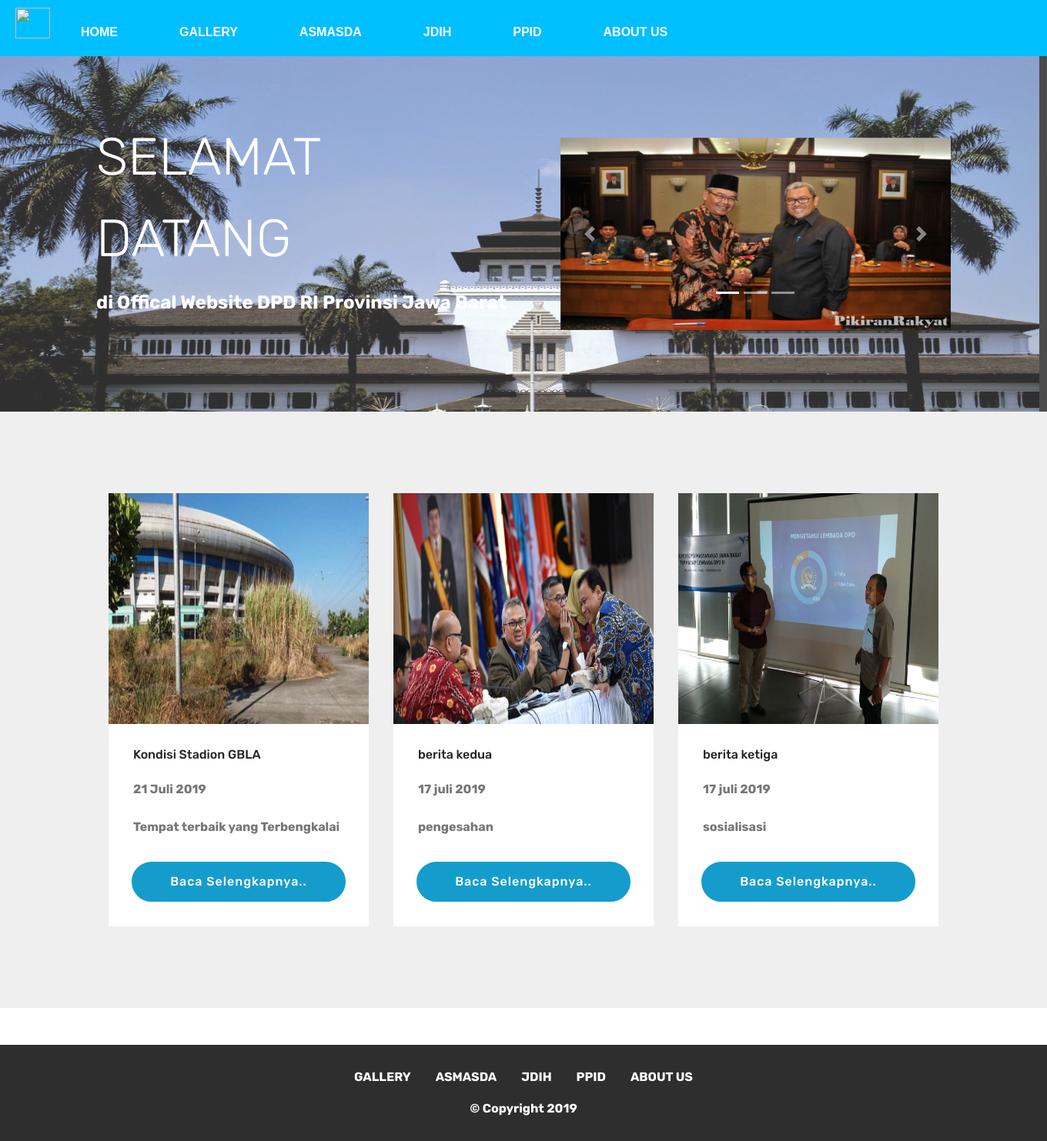
The page / on the database its author committed.
### tables this page shows
CREATE TABLE IF NOT EXISTS `uploadbanner` (
`id_file` int(11) NOT NULL,
  `nama_file` varchar(100) NOT NULL
);

CREATE TABLE IF NOT EXISTS `slied_show` (
`id_file` int(20) NOT NULL,
  `nama_file` varchar(300) NOT NULL
);

CREATE TABLE IF NOT EXISTS `berita` (
`id_file` int(20) NOT NULL,
  `judul` varchar(300) NOT NULL,
  `tanggal` varchar(20) NOT NULL,
  `isi_singkat` varchar(300) NOT NULL,
  `isi_lengkap` longtext NOT NULL,
  `nama_file` varchar(300) NOT NULL
);

### index.php (the view, shortened to what this page needs)
<!DOCTYPE html>
<html>
<head>
  <link rel="stylesheet" href="assets/tether/tether.min.css">
  <link rel="stylesheet" href="assets/bootstrap/css/bootstrap.min.css">
  <link rel="stylesheet" href="assets/bootstrap/css/bootstrap-grid.min.css">
  <link rel="stylesheet" href="assets/bootstrap/css/bootstrap-reboot.min.css">
  <link rel="stylesheet" href="assets/socicon/css/styles.css">
  <link rel="stylesheet" href="assets/theme/css/style.css">
  <link rel="stylesheet" href="assets/mobirise/css/mbr-additional.css" type="text/css">
</head>
<body>
  <nav>
    <ul>
      <div style="padding: 5px"></div>
        <img src="images/dpdri.png"  width="45" height="40"align=left >
        <li><a href="#"><b><font size="3">HOME</font></b></a></li>
        <li><a href="gallery.php"><b><font size="3">GALLERY</a></li>
        <li><a href="asmasda.php"><b><font size="3">ASMASDA</a></li>
        <li><a href="jdih.html"><b><font size="3">JDIH</a></li>
        <li><a href="ppid.html"><b><font size="3">PPID</a></li>
        <li><a href="aboutus.html"><b><font size="3">ABOUT US</a></li>
    </ul>
  </nav>
<section class="header3 cid-rvaNGlrOdB mbr-parallax-background" id="header3-8">
    <div class="mbr-overlay" style="opacity: 0.8; background-color: rgb(35, 35, 35);">
      <?php
      $data = mysql_query("select * from uploadbanner");
      while($d = mysql_fetch_array($data)){
      ?>
      <tr>
        <td>
          <img src="<?php echo "filebanner/".$d['nama_file']; ?>"width="1350" height="600"align=justify>
        </td>
      </tr>
      <?php } ?>
    </div>
    <div class="container">
        <div class="media-container-row">
            <div class="mbr-figure" style="width: 100% ">
              <div id="demo" class="carousel slide" data-ride="carousel">
                  <ul class="carousel-indicators">
                    <li data-target="#demo" data-slide-to="0" class="active"></li>
                    <li data-target="#demo" data-slide-to="1"></li>
                    <li data-target="#demo" data-slide-to="2"></li>
                  </ul>
                  <div class="carousel-inner">
                    <div class="carousel-item active">
                      <?php
                      $data = mysql_query("select * from slied_show WHERE id_file = '1' ");
                      while($d = mysql_fetch_array($data)){
                      ?>
                      <tr>
                        <td>
                          <img src="<?php echo "fileslideshow/".$d['nama_file']; ?>"width="100" height="250">
                        </td>
                      </tr>
                      <?php } ?>
                    </div>
                  </div>
                  <a class="carousel-control-prev" href="#demo" data-slide="prev">
                    <span class="carousel-control-prev-icon"></span>
                  </a>
                  <a class="carousel-control-next" href="#demo" data-slide="next">
                    <span class="carousel-control-next-icon"></span>
                  </a>
              </div>
            </div>
            <div class="media-content">
                <h1 class="mbr-section-title mbr-white pb-3 mbr-fonts-style display-1">
                    SELAMAT
                </h1>
                <h1 class="mbr-section-title mbr-white pb-3 mbr-fonts-style display-1">
                    DATANG
                </h1>
                <div class="mbr-section-text mbr-white pb-3 ">
                    <p class="mbr-text mbr-fonts-style display-5">
                        di Offical Website DPD RI Provinsi Jawa Barat
                      </p>
                </div>
            </div>
        </div>
    </div>
  </section>
<section class="engine"><a href="#"></a></section><section class="features3 cid-rvaO7JII5S" id="features3-9">
    <div class="container">
        <div class="media-container-row">
            <div class="card p-3 col-12 col-md-6 col-lg-4">
              <?php
                $query_mysql = mysql_query("SELECT * FROM berita WHERE id_file = '1'")or die(mysql_error());
                while($data = mysql_fetch_array($query_mysql)){
                ?>
                <div class="card-wrapper">
                    <div class="card-img">
                      <img src="<?php echo "fileberita/".$data['nama_file']; ?>"width="130" height="300">
                    </div>
                    <div class="card-box">
                        <h4 class="card-title mbr-fonts-style display-7">
                          <?php echo $data['judul'] ?>
                        </h4>
                        <p class="mbr-text mbr-fonts-style display-7">
                            <?php echo $data['tanggal'] ?>
                        </p>
                        <p class="mbr-text mbr-fonts-style display-7">
                              <?php echo $data['isi_singkat'] ?>
                        </p>
                    </div>
                    <div class="mbr-section-btn text-center">
                        <a href="lanjutberita1.php" class="btn btn-primary display-4">
                            Baca Selengkapnya..
                        </a>
                    </div>
                </div><?PHP } ?>
            </div>
            <div class="card p-3 col-12 col-md-6 col-lg-4">
              <?php
                $query_mysql = mysql_query("SELECT * FROM berita WHERE id_file = '2'")or die(mysql_error());
                while($data = mysql_fetch_array($query_mysql)){
                ?>
                <div class="card-wrapper">
                    <div class="card-img">
                      <img src="<?php echo "fileberita/".$data['nama_file']; ?>" width="130" height="300">
                    </div>
                    <div class="card-box">
                        <h4 class="card-title mbr-fonts-style display-7">
                          <?php echo $data['judul'] ?>
                        </h4>
                        <p class="mbr-text mbr-fonts-style display-7">
                            <?php echo $data['tanggal'] ?>
                        </p>
                        <p class="mbr-text mbr-fonts-style display-7">
                              <?php echo $data['isi_singkat'] ?>
                        </p>
                    </div>
                    <div class="mbr-section-btn text-center">
                        <a href="lanjutberita2.php" class="btn btn-primary display-4">
                            Baca Selengkapnya..
                        </a>
                    </div>
                </div><?PHP } ?>
            </div>
            <div class="card p-3 col-12 col-md-6 col-lg-4">
              <?php
                $query_mysql = mysql_query("SELECT * FROM berita WHERE id_file = '3'")or die(mysql_error());
                while($data = mysql_fetch_array($query_mysql)){
                ?>
                <div class="card-wrapper">
                    <div class="card-img">
                      <img src="<?php echo "fileberita/".$data['nama_file']; ?>"width="130" height="300">
                    </div>
                    <div class="card-box">
                        <h4 class="card-title mbr-fonts-style display-7">
                          <?php echo $data['judul'] ?>
                        </h4>
                        <p class="mbr-text mbr-fonts-style display-7">
                            <?php echo $data['tanggal'] ?>
                        </p>
                        <p class="mbr-text mbr-fonts-style display-7">
                              <?php echo $data['isi_singkat'] ?>
                        </p>
                    </div>
                    <div class="mbr-section-btn text-center">
                        <a href="lanjutberita3.php" class="btn btn-primary display-4">
                            Baca Selengkapnya..
                        </a>
                    </div>
                </div><?PHP } ?>
            </div>
        </div>
    </div>
</section>
<br></br><center>
<section once="footers" class="cid-rvaOac0EKF" id="footer7-a">
    <div class="container">
        <div class="media-container-row align-center mbr-white">
            <div class="row row-links">
                <ul class="foot-menu">
                <li class="foot-menu-item mbr-fonts-style display-7">
                        <a class="text-white mbr-bold" href="gallery.php" >GALLERY</a>
                    </li><li class="foot-menu-item mbr-fonts-style display-7">
                        <a class="text-white mbr-bold" href="asmasda.php" >ASMASDA</a>
                    </li><li class="foot-menu-item mbr-fonts-style display-7">
                        <a class="text-white mbr-bold" href="jdih.html" >JDIH</a>
                    </li><li class="foot-menu-item mbr-fonts-style display-7">
                        <a class="text-white mbr-bold" href="ppid.html" >PPID</a>
                    </li><li class="foot-menu-item mbr-fonts-style display-7">
                        <a class="text-white mbr-bold" href="aboutus.html" >ABOUT US</a>
                    </li></ul>
            </div>
            <div class="row row-copirayt">
                <p class="mbr-text mb-0 mbr-fonts-style mbr-white align-center display-7">
                    © Copyright 2019
                </p>
            </div>
        </div>
    </div>
</section>
</body>
</html>

### assets/theme/css/style.css (style rules this page uses)
section { background-color: #eeeeee; }
section, .container, .container-fluid { position: relative; word-wrap: break-word; }
a { font-style: normal; font-weight: 400; cursor: pointer; }
a, a:hover { text-decoration: none; }
body { color: #232323; }
h1, h2, h3, h4, h5, h6, .h1, .h2, .h3, .h4, .h5, .h6, .display-1, .display-2, .display-3, .display-4 { line-height: 1; word-break: break-word; word-wrap: break-word; }
b, strong { font-weight: bold; }
body { position: relative; }
section { background-position: 50% 50%; background-repeat: no-repeat; background-size: cover; }
.mbr-white { color: #ffffff; }
.align-center { text-align: center; }
.mbr-bold { font-weight: 700; }
.media-content { -webkit-flex-basis: 100%; flex-basis: 100%; }
.media-container-row { display: -ms-flexbox; display: -webkit-flex; display: flex; -webkit-flex-direction: row; -ms-flex-direction: row; flex-direction: row; -webkit-flex-wrap: wrap; -ms-flex-wrap: wrap; flex-wrap: wrap; -webkit-justify-content: center; -ms-flex-pack: center; justify-content: center; -webkit-align-content: center; -ms-flex-line-pack: center; align-content: center; -webkit-align-items: start; -ms-flex-align: start; align-items: start; }
@media (min-width: 992px) { .media-container-row { -webkit-flex-wrap: nowrap; -ms-flex-wrap: nowrap; flex-wrap: nowrap; } }
.mbr-figure img, .mbr-figure iframe { display: block; width: 100%; }
.card { background-color: transparent; border: none; }
.card-box { width: 100%; }
.card-img { text-align: center; flex-shrink: 0; -webkit-flex-shrink: 0; }
.mbr-figure { -ms-flex-item-align: center; -ms-grid-row-align: center; -webkit-align-self: center; align-self: center; }
.mbr-figure img, .card-img img { width: 100%; }
.mbr-section-btn { margin-left: -.25rem; margin-right: -.25rem; font-size: 0; }
.row { display: -webkit-flex; -webkit-flex-wrap: wrap; }
.card-wrapper { -webkit-flex: 1; }
.carousel-item { text-align: center; }
.carousel-item img { margin: auto; }

### index.php (style rules this page uses)
* { margin:0; padding:0; }
nav { margin: 0px 0px -38px; text-align: center; width: 100%; font-family: arial; }
nav ul { background:#00BFFF; padding: 0 20px; list-style: none; position: relative; display: inline-table; width: 100%; }
nav ul li { float:left; padding: 0 20px; }
nav ul li a { display: block; padding: 20px; color: #fff; text-decoration: none; }

### rows shown on the page
uploadbanner: nama_file (picture)
slied_show: nama_file (picture)
berita: nama_file (picture), judul "Kondisi Stadion GBLA", tanggal "21 Juli 2019", isi_singkat "Tempat terbaik yang Terbengkalai"
berita: nama_file (picture), judul "berita kedua", tanggal "17 juli 2019", isi_singkat "pengesahan"
berita: nama_file (picture), judul "berita ketiga", tanggal "17 juli 2019", isi_singkat "sosialisasi"
